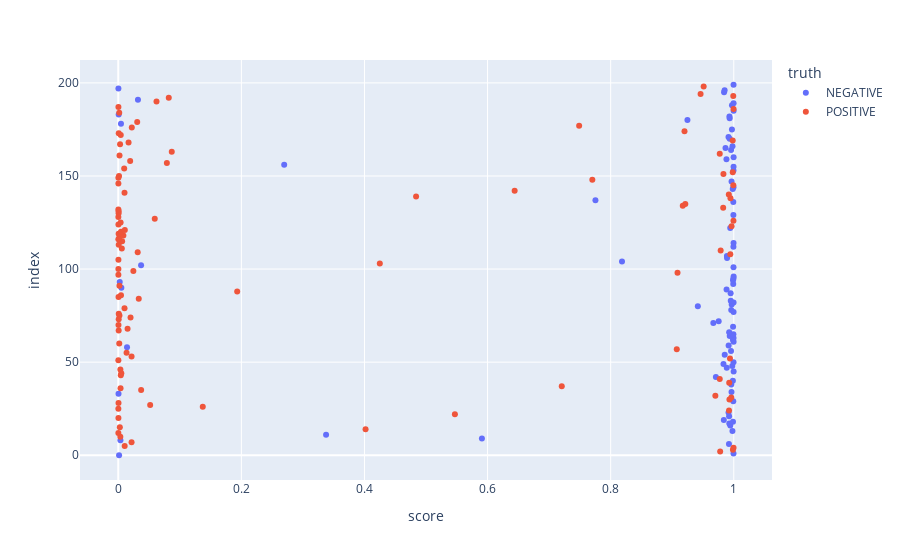

The cell this chart's notebook holds for it:
### Markdown cell above
It looks like model mostly performs well (F1=0.75), but it seems poorly calibrated: it predicts incorrectly with high confidence. For ambiguous cases (e.g. "busy busy! getting ready for my open house!") it should predict closer to 0.5.

### Code cell
px.scatter(df, x='score', hover_data=['wrapped_text'],color='truth')

### Figure 1 — Plotly figure (JSON) as saved in the notebook; plotly's stock layout.template omitted (floating-point values rounded to 4 significant figures)
{"data": [{"customdata": [["@fa6ami86 so happy that salman won.  btw the 14sec<br>clip is truely a teaser"], ["@phantompoptart .......oops.... I guess I'm kinda<br>out of it.... Blonde moment -blushes- epic fail"], ["@lisastarlynn I haven't heard anything. I'll tweet<br>you as soon as I hear. I'm really worried actually"], ["@lamere thank you so much, looking at these pics<br>makes me want to have one more"], ["not it teh best form today, dont no why, just<br>having a pissy day, i am all ways happy but to day<br>ah not really   annoyed, bored, angry"], ["Just grabbed some bagels from Panera for everyone<br>at wk. It's Brittany's last day"], ["Hoping for a better day today. Yesterday was fine<br>until I passed out at my desk, fell off chair, and<br>carpet burned my forehead."], ["say it ain't so #trackle say it ain't so!"], ["att workkk dyinggg to get the fxckkkkk outt"], ["Said something harsh and didn't even realize it's<br>harsh until I said it.. Sorry<br>http://myloc.me/2Keo"], ["@jchronowski47    oh no...tied now!   -Linda"], ["Hoping I at least have fun 2nite.  Today was 1<br>horrible way 2 start off a birthday"], ["Italian Shaved on the mall is D-licious and all<br>over me!!!  and my printer...  But it is<br>D-Licious!"], ["@franklang Wish I were in Switzerland.... The<br>blues are playing like amateurs"], ["Done with recital A     but it went well!!!  3<br>more to go!  yay!!!!!"], ["Nagging tummy ache 4 days now...kept me up w/<br>nightmares last night  tums are my bff rt now"], ["@NMaize I miss Yobachi's totems  lol"], ["Need to visit the &quot;Australia Shop&quot; - I'm<br>down to my last 2 Butter Menthols and my throat is<br>still hurty"], ["is drinking lovely tea she bought in London in<br>December: Yumchaa's &quot;Caramel<br>Sweetheart&quot;. It's almost all gone...<br>http://www.yumchaa.com/"], ["how sad is losing laptop's adaptor?"], ["@ddlovato owr family own a jehtskii (: buht ihts<br>winter over here so ihave too wait till summer<br>jetskis are so fun."], ["I miss the two david. archuleta and cook! HUHU  i<br>miss them soooo baaad!"], ["@etrangle k check ur hotmail! i cant rly help much<br>now"], ["gonna sleep now la. tmr school.  no off-in-lieu<br>for sat's vesak day. not fair. tmr programming.<br>deal with codes again. haiyah."], ["@squarespace This my last tweet to you.  I would<br>LOVE to win an iphone but my luck hasn't been the<br>best here lately. #squarespace"], ["Gotta do some chores now  Then will do a bit of<br>revision, and then finish up my video!"], ["@MeAllTimeLow i know. You were laughing while i<br>was on the ground"], ["@sharaknight dang it I got a second look and he<br>was so good looking but I had to get off for my<br>exit"], ["@Chicago_Ted I just miss driving my car.  I<br>haven't driven it since I got back yet."], ["it's Julie's last day in the office before heading<br>back to the UK for good  Cyprus will miss her."], ["is sad  things are already not the same...."], ["@TomRaftery No problem, my family have kept bee's<br>for 4 generations, however I suffer from<br>anaphylaxis to bee sting"], ["my poor puppy is a litle depress"], ["Ohhhh lord production is going way over time! NY I<br>wish was now... Vacation"], ["My twitpic isn't working  I wanna show ya'll my<br>sexy shoes I'm rockin tonight....."], ["Had to unfollow some people guys.    I can't get<br>flooded every time."], ["@logansutch You can go driving?! HOW?! WHY!"], ["On the way to camp at last. Think I might have<br>offended someone at the meeting earlier, and it<br>bugs me."], ["i need sleep. Its too early. I went to bed at like<br>6 something because i couldnt sleep"], ["In 5 minutes my birthday is over"], ["Going to bed, strangely feeling quite nauseous"], ["Bored, was sewing but now RSI is troubling me"], ["@JLSOfficial R jLs EvA gONnA PlAy iN DuBliN ???<br>sEeN YiS aT d ChiLdLinE CoNcErT DaHs iT"], ["idont get it. its OUR vacation too so how cum we<br>cant decide wat 2 do - its planned 4 us if we like<br>it or not"], ["Lunchtime walks in a bid to lose weight are most<br>annoying when all the pubs one passes are throwing<br>out delicious food smells"], ["@vrthejas I have many more than that. ."], ["I'm just trying to write CIL I can't think of<br>anything ARGHHH"], ["listen music, and doing my homework"], ["Walked outside for a few mins, and now covered in<br>Skeeter bites"], ["itunes says that an update is available (3.0), but<br>then just does nothing when I press update"], ["Hmm don't know what to do today -- Model just<br>canceled   = I hate it when that happens..will<br>have to do gardening!"], ["Still terrfied.  Joe just seems snotty with cold,<br>but never had anything quite like this to deal<br>with.  lost my invulnerability in 2007"], ["@jannapha  I just wanted it to be clear and no<br>confusion."], ["Must clean house  Klaxons to the rescue!"], ["Just said goodbye to the fam. The only sad part<br>about leaving"], ["okay, so everyone else i went with seemed to hate<br>brokeback mountain, or at least josie and zach did<br>and they were the loudest criticizers."], ["BP Only half over&lt;3 My throat hurts  Who cares!"], ["Im O.deee tired and jus finished my codes for web<br>design II blahh school suckss"], ["@Shivalix  .. the forum is having alot of problems<br>recently  wish it will hurry up and work :L xx"], ["I want to go shopping so bad but have to wait for<br>the check onFriday."], ["@zazzle not following my zazzle tweets?"], ["@brandizzle I want a massage..."], ["@jordanknight Hey Hey Mr Knight, while you're<br>rehearsing away, im sitting doing an assessment<br>for college  UK misses you guys xxx"], ["just left a memorial service for a co-worker"], ["@2kids1love I wanted burritos for tea but my mum<br>said no like always so I had to have salad instead"], ["@ChrisOnAir Missed the damn show on Friday"], ["@ayubella hey! thank god,your online! im dying cuz<br>im so bored. nobody wants to talk to me."], ["@paul_steele my name is chelsea."], ["@chopped4snuff do you really?  lol"], ["@KSwissInc they're half a size too small (tried<br>them today) and i need them for a trip on monday,<br>no one is answering at customer service"], ["freaking out"], ["im eating cassandra is a girl....i think ;D jk<br>srry for your tummy  ???? i cant make it better im<br>over hear and your there  im srry rubtum"], ["@ashphilip I KNOW! the wind is friggin hot too! so<br>disgusting"], ["I'm being all avoidy with people from my project."], ["Still at work ..... working, it's going to be a<br>long day"], ["I've been patiently waiting for the new AP to<br>come, but it still hasn't! I don't know what to do<br>with myself"], ["@Bluwiikoon YEAH WELL.  STUFF LIKE THIS IS ONE OF<br>THE FEW THINGS THAT MAKES MY MANLY EXTERIOR<br>EXPLODE"], ["cant sleep. tossing and turning without him by my<br>side"], ["@Pj18113 ur a junior member so i can't watch you"], ["@LeelooDogBlog thought it was done but still a bit<br>pink.... dammmnnnn back in"], ["@batbuick .. .great.. you can buy me lunch when i<br>get my 10-15% pay cut next month.."], ["@LeanneBarbery Dam we where gonna go to Northgate<br>but LIL G is full of cold  much to Molly's disgust<br>just not worth it tho!"], ["@Jonperezinsd @BoomboxBui I can't tonight... I am<br>still sore!  Hopefully I'll be ready within the<br>next couple of days."], ["I think I'm blocked again... when am I going to<br>finish these book???"], ["@carkeen Yes, ONE hour!"], ["@jonasbrothers http://twitpic.com/5t2p6 - JONAS<br>COME TO BOLIVIA PLEASE! YOU CAME TO SOUTH<br>AMERICA.. BUT YOU DIDN'T COME TO BOLIVIA  .. ..."], ["there's this man in our roof.. like literally in<br>our roof.. I wana go up and look nowwww"], ["emma love you to death, miss you tons.  wish you<br>never moved  want to see you, thinking of you<br>always. love you emma."], ["AW, MAN. My dad got me Sims 3 for my birthday but<br>it won't work on any of the computers. Major<br>sadface"]], "hovertemplate": "truth=NEGATIVE<br>score=%{x}<br>index=%{y}<br>wrapped_text=%{customdata[0]}<extra></extra>", "legendgroup": "NEGATIVE", "marker": {"color": "#636efa", "symbol": "circle"}, "mode": "markers", "name": "NEGATIVE", "orientation": "h", "showlegend": true, "type": "scatter", "x": [0.001346, 0.9996, 0.9921, 0.003526, 0.5908, 0.3376, 0.9978, 0.9943, 0.9928, 0.9987, 0.9839, 0.9924, 0.9915, 0.9992, 0.0004355, 0.9963, 0.9959, 0.9985, 0.9709, 0.9998, 0.9886, 0.9976, 0.9832, 0.9996, 0.9853, 0.9956, 0.01424, 0.9916, 0.9997, 0.9986, 0.9996, 0.9934, 0.9994, 0.9925, 0.9988, 0.9668, 0.9754, 0.9996, 0.9959, 0.9416, 0.9966, 0.9996, 0.9951, 0.9949, 0.9883, 0.005071, 0.9991, 0.002409, 0.9988, 0.9994, 0.9997, 0.9995, 0.03711, 0.8184, 0.9891, 0.9888, 0.9994, 0.9996, 0.9942, 0.9994, 0.9992, 0.7752, 0.9983, 0.9995, 0.9964, 0.9995, 0.9996, 0.2696, 0.9881, 0.9997, 0.9956, 0.9865, 0.9979, 0.9933, 0.9914, 0.997, 0.004408, 0.9247, 0.9933, 0.9929, 0.0007121, 0.9997, 0.9971, 0.9997, 0.03201, 0.9842, 0.9851, 0.000249, 0.9996], "xaxis": "x", "y": [0, 1, 6, 8, 9, 11, 13, 16, 17, 18, 19, 21, 23, 29, 33, 34, 38, 40, 42, 45, 47, 48, 49, 50, 54, 56, 58, 59, 61, 62, 63, 64, 65, 66, 69, 71, 72, 77, 78, 80, 81, 82, 83, 87, 89, 90, 92, 93, 94, 95, 96, 101, 102, 104, 106, 107, 112, 114, 122, 129, 136, 137, 143, 144, 147, 153, 155, 156, 159, 160, 164, 165, 166, 170, 171, 175, 178, 180, 181, 182, 183, 185, 188, 189, 191, 195, 196, 197, 199], "yaxis": "y"}, {"customdata": [["@bradleyjp decidedly undecided. Depends on the<br>situation. When I'm out with the people I'll be in<br>Chicago with? Maybe."], ["@Mountgrace lol i know! its so frustrating isnt<br>it?!"], ["@kathystover Didn't go much of any where - Life<br>took over for a while"], ["@TashaWilson like questions she asks me the date<br>etc..i say that i have been to birmingham lol its<br>weird o well  u ok?"], ["@SusanCosmos @speakgirl Thx 4 sharing!"], ["About to go to bed. Sleeping really late tomorrow!<br>I am so glad the Tigers won tonight!!"], ["AHH i'm so HAPPY. I just found my ipod.  God is<br>sooo good to me!"], ["@poepiandzegiant oops just saw you said hello! Hi<br>there"], ["@jayadore fuckyeah ;) also yay shoes and bag!!!!!!<br>I'm excited for you"], ["Twitter is useful in that it reminds people what<br>they forgot to ask me about on a given day. It is<br>also excellent for inspiration"], ["@kirsty_gilfo yup! That's the one  Mmm....yum cha!<br>Have lots of dumplings for me"], ["Mum's off to bed... Nip/tuck time noow"], ["@WKJThD but-I know He has awesome plans thru it<br>all-and I will hold my head up high...  blessed<br>with you all!!  HOW ARE YOU???"], ["Have been LOL big time at this Apprentice video<br>http://ping.fm/vXPnd (via @tdrury) - Thanks, me<br>and @rebel_aceman laughed at it too!"], ["Sometimes, people who hate Twitter are so much<br>more amusing than people who use Twitter...."], ["60+ Beautiful Logo Design Tutorials And Resources<br>http://bit.ly/Q5Jo0 Wel nice"], ["@Junderstated lls ain't that the truth"], ["@NileyLoveStory probably wesupportmustin :| I<br>don't affilate myself with Niley videos on<br>teammustin"], ["My favorite song for now. I even learned the dance<br>moves also  Ã¢â¢Â« http://blip.fm/~7sf9m"], ["500 fps"], ["@polyzzz Goodnight and sweet dreams to you also"], ["Thinking of getting a tatoo"], ["@sdawara ooooo.... even before @maheshmurthy<br>started seedfund, the fund given in seed stage<br>used to b called as seedfund.."], ["@NicoleSimon Threat or promise?"], ["@GDuffOnline Thanks babe. Hitting the station<br>2day. Go drop some bangas."], ["@Alphacat1 hehehe bless  you enjoy star trek, you<br>should be sleeping it's late LOL bad kitty hehehe<br>LoveYa"], ["@MeganCamp Those are all popular responses"], ["@MissSydneyJ Im good, lol... I feel awake"], ["@AJDADDY lol I absolutely hate u!"], ["@meaghanellenxo oh awesome =] i cant wait to hear<br>it eh"], ["Wow... Airbus 380, take me away!<br>http://bit.ly/63feh"], ["@D_AMAZIN Won't I get arrested if I am naked on<br>the beach?lol"], ["@itsjudytime I just spent the last couple of hours<br>on your YouTube channel.  Great videos!!!"], ["How to build a large MULTIMEDIA presentation<br>online - from Soul of Athens 2009, LIVE TODAY!<br>http://bit.ly/1fBIk PLUS inspiring MM sites"], ["@nicadler... im sooooo with ya"], ["@beckaymc  no problem!  your welcome."], ["Decided to play with the new arduino for the first<br>time - sooo easy to get started  Now having fun<br>with code and flashy lights!"], ["it's just about done!"], ["@DubDior Lmfaooooo .. i mean anything for u!  i<br>tried to do that as smoove as possible! lol U was<br>good tho !"], ["Hi Haters...who talking bout my Elem school pic<br>Chellelilbmore@UrbanInformer i love your new pic<br>you were handsome back then and still is"], ["bliss n eso &amp; pink concert soon"], ["@LilPookieJ I learned from you"], ["@ViolaMaths Wow, you must be shattered! Glad you<br>enjoyed gig and hope maths lecture went well. Did<br>you manage to stay awake?!!"], ["@BillohBill &quot;projectile&quot; very clever<br>warpig"], ["gota watch hollyoaks this morning, in bed me<br>thinks"], ["Back home! Feels great sitting in front of moi<br>desk's 32' LCD"], ["(@SHUTUP) it's so warm here  just the way i love<br>it"], ["Yes my laptop works  So now i can abort my<br>diplomthesis"], ["@halina1979 hey! sent you some pics to your<br>podcart email. hope you get them alright"], ["Eminem... haha that was funny"], ["@deepakkapoor I make time to breathe in may<br>calendar. Once a month I take a Friday off just<br>because I can  #itsgoodtosleepin"], ["@sarvay Just saw you on @NBC12. Nice piece."], ["@dmbtoffee we still have that to look forward<br>to...  ...but only if u get better by monday..<br>so.. take care of urself."], ["@RylandWebb athletics carnival  seriously who even<br>goes to them these days."], ["Esses meus Followers vem sendo uma famÃÂlia<br>online para mim.."], ["@gnatty Sweet! Yeah, we thought yesterday was the<br>last black-out date, but apparently not. I'll keep<br>you updated!"], ["@grahamcrackers &quot;I've got the peace that<br>passes understanding down in my<br>heart...Where?&quot;  Now I'll be singing it all<br>night too!!"], ["GOOD MORNING VIETNAM   - http://bit.ly/1usuz"], ["@mohammad111 Thank you for following me, I really<br>appreciate it! Look forward to your tweets!"], ["going to thee cousin's house today!"], ["@krulvesen @eddieizzard The element-of-surprise-<br>style-uniform has finally found its way to the U.S<br>Army..  http://bit.ly/2ruWY"], ["Something nice in Paris this week?? I accept<br>tips.. thanks"], ["@jakemcclain  Me too bro!  Let's keep in touch."], ["@VictoriaIrene HAHA!! ) XD yar welcome!"], ["wants two things to be back in the gym and vodka<br>and cran"], ["@icebergstorm Thanks... I'm going to check that<br>out right now."], ["It's always neat to listen in on people who have<br>never seen the inside of The Fox before.  Lots of<br>oooo's and aaaahhhhh's."], ["@MrsPommeroy  TouchÃÂ©.  Steve Hewitt is far<br>better, far cooler anyway. Placebo will lose their<br>battle for the sun."], ["@feliciamarie139 yep.  i preordered it back in<br>april. im soooo excited...i cant wait until the<br>mail gets here today! hah."], ["finishing new songs is nice"], ["Leo is spending the night!"], ["Day light hours *shock* lol I love my new ear<br>rings  http://tinyurl.com/loxv8x"], ["@fdevillamil Can't wait to see what's coming, and<br>thank you for being extremely fast at replying<br>hope you are having a great day."], ["@raybooysen still living in the past with<br>#vistasquad tag"], ["@sc_mu spend my day with Xin'g &gt; sex all day<br>)) see ya later &gt; ask ur GIs 2 be removal men<br>.ok 4 Bournemouth this weekend"], ["@eliiiiza  I used to just catch the train to Melb<br>central and walk to everywhere from there. Got<br>lost looking for chapel st recently!"], ["Happpy birthday Dean !"], ["Ready for my study date with tonay at b&amp;n."], ["five zipper pouches and four drawstring project<br>bags...and i'm spent."], ["painting my toenails and making my friend a<br>bracalet"], ["@KinanLW Haha, it's like fried rice but you'll eat<br>it as is, because there are pork or seafood or<br>vegetables there already!  It's grilled!"], ["@sarahobrien_  ahem... I'm nearly 16! lol. hahah.<br>just another 20 days or so.  but no... what kid<br>would care about the real world?! xx"], ["Ok, bedtime, I gotta get ready for a weekend full<br>of besties  YAY! Dear Chico graduates, I will<br>bless you with my presence in two days!"], ["2nd period studyhall + remembered my ipod = music<br>time!"], ["@madierox Thanks hun, it's always nice to hear<br>that  x"], ["We have to take our clothes off to have a good<br>time. (8) Nannanannaaaaaaaa (8)"], ["oooh my first twitter maintenance!"], ["IO Psychic TV project facebook account is taking<br>off!    http://bit.ly/ubs1i  - the story is gettin<br>out!"], ["@nataliehitz No wonder la ratings high"], ["@thejetset ... and finally there's an iPhone app<br>that is under review with Apple. It's the ultimate<br>phonebook in my not so humble opinion"], ["@unitechy yeah! it does! let me tweet u the link!"], ["@judykyho ~ my dear judy ... take care ... ..."], ["Finally got my official LBP sackboy off YouTube"], ["@liamyoung morning"], ["Being a crazy girlfriend and surprising Evan by<br>being at his car when he walks out"], ["in the office today - Server Upgrades  Listening<br>to ACDC, looking forward to the concert next year!"], ["these instructions are from stinksville. at the<br>end of day one it's rovio: 1 jerry: 0. stay<br>tuned.... paging dr @propmasta, america's cto"], ["just about finished my personal growth plan for<br>next year, very exciting stuff - can't wait to get<br>it started again"], ["go shopping  !!"], ["@theashleytaylor I Miss You ASSHOLE!!!!!!.....Come<br>Contaminate My Life With German-ness."], ["wakin up early!! runnin errrands"], ["@Satans_Thong he's a thinker him"], ["@doberama I've stopped running now. Definitely.<br>Until tomorrow at least. Hope this makes you feel<br>better"], ["Church was good now @ the Chessecake factory for<br>lunch"], ["hey,this ad is technically wrong,,Earth looked too<br>big in size ,  http://tinyurl.com/rxuz7e"], ["#hoppusday Mark, you should make a YouTube channel<br>and film Blink-182 studio updates! We'd all<br>appreciate that."], ["@renmiu I might"], ["@clippercutqueen Thanks babe!  Got anymore photos?"], ["@nevynxxx Let's hope they do, then we can ask them<br>to turn it down   (I'm an old woman, it'll hurt my<br>ageing ears)"], ["@PRETTiE good timing on the vid  lol okay I'll<br>stop"], ["@evila_elf lucky for you, then. I always seem to<br>get more red than anything else."]], "hovertemplate": "truth=POSITIVE<br>score=%{x}<br>index=%{y}<br>wrapped_text=%{customdata[0]}<extra></extra>", "legendgroup": "POSITIVE", "marker": {"color": "#EF553B", "symbol": "circle"}, "mode": "markers", "name": "POSITIVE", "orientation": "h", "showlegend": true, "type": "scatter", "x": [0.9779, 0.9986, 0.9996, 0.01045, 0.02163, 0.003377, 0.0001737, 0.4018, 0.002567, 0.0002869, 0.5469, 0.9923, 0.0001593, 0.1373, 0.05185, 0.0004392, 0.9929, 0.996, 0.9701, 0.03718, 0.003721, 0.7206, 0.9926, 0.9772, 0.004124, 0.00496, 0.003446, 0.0001988, 0.9938, 0.02163, 0.01349, 0.9074, 0.001644, 0.0006741, 0.01515, 0.0003759, 0.0007088, 0.01996, 0.001946, 0.00079, 0.0102, 0.03331, 0.000429, 0.00447, 0.1932, 0.001965, 0.0002286, 0.9086, 0.02452, 0.0002393, 0.4249, 0.0002803, 0.9943, 0.03158, 0.9787, 0.005779, 0.0007664, 0.006295, 0.0001678, 0.001887, 0.008329, 0.0005921, 0.004436, 0.01065, 0.9964, 0.000291, 0.003819, 0.9995, 0.05929, 0.0001653, 0.0005574, 0.0005785, 0.0001935, 0.9828, 0.9171, 0.9213, 0.9946, 0.4839, 0.9919, 0.01018, 0.644, 0.9993, 0.0002423, 0.7702, 0.0002071, 0.001219, 0.9832, 0.9983, 0.009657, 0.07899, 0.01935, 0.002063, 0.9772, 0.08694, 0.002957, 0.01678, 0.9983, 0.00407, 0.0007685, 0.9199, 0.02199, 0.7488, 0.03078, 0.001598, 0.9997, 0.0002714, 0.06214, 0.08209, 0.9992, 0.9461, 0.9511], "xaxis": "x", "y": [2, 3, 4, 5, 7, 10, 12, 14, 15, 20, 22, 24, 25, 26, 27, 28, 30, 31, 32, 35, 36, 37, 39, 41, 43, 44, 46, 51, 52, 53, 55, 57, 60, 67, 68, 70, 73, 74, 75, 76, 79, 84, 85, 86, 88, 91, 97, 98, 99, 100, 103, 105, 108, 109, 110, 111, 113, 115, 116, 117, 118, 119, 120, 121, 123, 124, 125, 126, 127, 128, 130, 131, 132, 133, 134, 135, 138, 139, 140, 141, 142, 145, 146, 148, 149, 150, 151, 152, 154, 157, 158, 161, 162, 163, 167, 168, 169, 172, 173, 174, 176, 177, 179, 184, 186, 187, 190, 192, 193, 194, 198], "yaxis": "y"}], "layout": {"legend": {"title": {"text": "truth"}, "tracegroupgap": 0}, "margin": {"t": 60}, "xaxis": {"anchor": "y", "domain": [0, 1], "title": {"text": "score"}}, "yaxis": {"anchor": "x", "domain": [0, 1], "title": {"text": "index"}}}}
